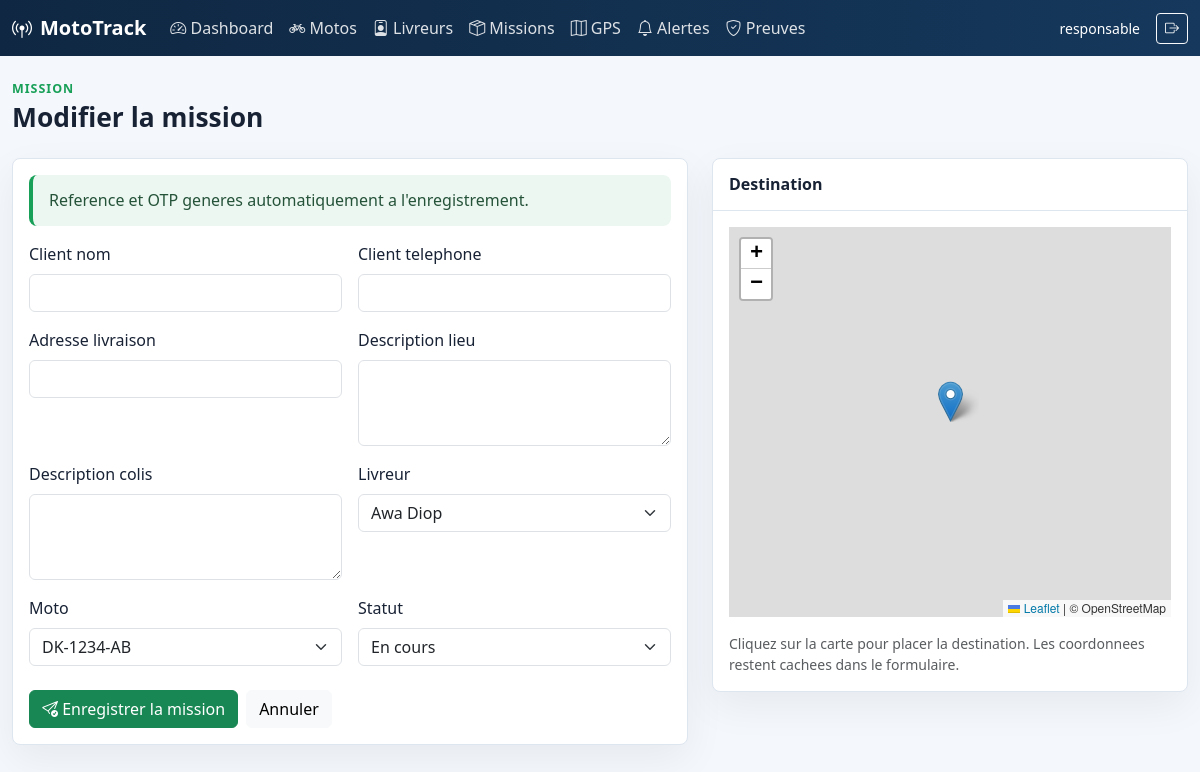
The page /missions/1/modifier/ (signed in) on the database its author committed.
### parc/models.py (models this page shows, shortened)
class Mission(models.Model):
    STATUT_CHOICES = [
        ("planifiee", "Planifiee"),
        ("en_cours", "En cours"),
        ("terminee", "Terminee"),
        ("annulee", "Annulee"),
    ]
    reference = models.CharField(max_length=50, unique=True, blank=True)
    client_nom = models.CharField(max_length=150, default="")
    client_telephone = models.CharField(max_length=30, default="")
    adresse_livraison = models.CharField(max_length=255, default="")
    description_lieu = models.TextField(blank=True)
    description_colis = models.TextField(blank=True)
    latitude_destination = models.FloatField(blank=True, null=True)
    longitude_destination = models.FloatField(blank=True, null=True)
    otp_code = models.CharField(max_length=6, blank=True)
    livreur = models.ForeignKey(Livreur, on_delete=models.PROTECT, related_name="missions")
    moto = models.ForeignKey(Moto, on_delete=models.PROTECT, related_name="missions")
    statut = models.CharField(max_length=20, choices=STATUT_CHOICES, default="planifiee")
    date_creation = models.DateTimeField(auto_now_add=True)
    date_depart = models.DateTimeField(blank=True, null=True)
    date_fin = models.DateTimeField(blank=True, null=True)
    class Meta:
        ordering = ["-date_creation"]

### parc/views.py (the view, shortened to what this page needs)
# urls.py: path("missions/<int:pk>/modifier/", views.mission_update, name="mission_update"),
@responsable_required
def mission_update(request, pk):
    mission = get_object_or_404(Mission, pk=pk)
    form = MissionForm(request.POST or None, instance=mission)
    return render(request, "parc/mission_form.html", {"form": form, "title": "Modifier la mission", "mission": mission})

### parc/forms.py
class MissionForm(BootstrapFormMixin, forms.ModelForm):
    class Meta:
        model = Mission
        fields = [
            "client_nom",
            "client_telephone",
            "adresse_livraison",
            "description_lieu",
            "description_colis",
            "latitude_destination",
            "longitude_destination",
            "livreur",
            "moto",
            "statut",
        ]
        widgets = {
            "latitude_destination": forms.HiddenInput(),
            "longitude_destination": forms.HiddenInput(),
            "description_lieu": forms.Textarea(attrs={"rows": 3}),
            "description_colis": forms.Textarea(attrs={"rows": 3}),
        }

### parc/models.py (called while the page is built)
    def __str__(self):
        return f"{self.prenom} {self.nom}"

    def __str__(self):
        return self.immatriculation

### parc/views.py (called while the page is built)
def responsable_required(view_func):
    @wraps(view_func)
    @login_required
    def wrapper(request, *args, **kwargs):
        if request.user.is_staff or request.user.is_superuser:
            return view_func(request, *args, **kwargs)
        if hasattr(request.user, "profil_livreur"):
            return redirect("livreur_dashboard")
        messages.error(request, "Votre compte n'a pas acces a l'espace responsable.")
        return redirect("login")
    return wrapper

### templates/parc/mission_form.html (shortened to what this page needs)
{% extends "base.html" %}
{% block content %}
<div class="page-heading">
    <div>
        <p class="eyebrow">Mission</p>
        <h1>{{ title }}</h1>
    </div>
</div>
<div class="row g-4">
    <div class="col-lg-7">
        <div class="panel form-panel">
            <div class="soft-note mb-3">
                Reference et OTP generes automatiquement a l'enregistrement.
            </div>
            <form method="post">
                <div class="row g-3">
                    {% for field in form %}
                        {% if field.is_hidden %}
                            {{ field }}
                        {% else %}
                            <div class="col-md-6">
                                <label class="form-label" for="{{ field.id_for_label }}">{{ field.label }}</label>
                                {{ field }}
                            </div>
                        {% endif %}
                    {% endfor %}
                </div>
                <div class="mt-4 d-flex gap-2">
                    <button class="btn btn-success" type="submit"><i class="bi bi-send-check"></i> Enregistrer la mission</button>
                    <a class="btn btn-light" href="{% url 'mission_list' %}">Annuler</a>
                </div>
            </form>
        </div>
    </div>
    <div class="col-lg-5">
        <div class="panel">
            <div class="panel-header"><h2>Destination</h2></div>
            <div id="destination-map" class="map-form"></div>
            <p class="small text-muted mt-3 mb-0">Cliquez sur la carte pour placer la destination. Les coordonnees restent cachees dans le formulaire.</p>
        </div>
    </div>
</div>
{% endblock %}

### templates/base.html (shortened to what this page needs)
{% load static %}
<!doctype html>
<html lang="fr">
<head>
    <link href="https://cdn.jsdelivr.net/npm/bootstrap@5.3.3/dist/css/bootstrap.min.css" rel="stylesheet">
    <link href="https://cdn.jsdelivr.net/npm/bootstrap-icons@1.11.3/font/bootstrap-icons.css" rel="stylesheet">
    <link rel="stylesheet" href="https://unpkg.com/leaflet@1.9.4/dist/leaflet.css">
    <link rel="stylesheet" href="{% static 'css/mototrack.css' %}">
</head>
<body>
{% if user.is_authenticated %}
<nav class="navbar navbar-expand-lg app-navbar">
    <div class="container-fluid">
        <a class="navbar-brand fw-bold" href="{% url 'dashboard' %}">
            <i class="bi bi-broadcast-pin me-2"></i>MotoTrack
        </a>
        <div class="collapse navbar-collapse" id="navbarNav">
            <ul class="navbar-nav me-auto">
                {% if user.is_staff or user.is_superuser %}
                    <li class="nav-item"><a class="nav-link" href="{% url 'dashboard' %}"><i class="bi bi-speedometer2"></i> Dashboard</a></li>
                    <li class="nav-item"><a class="nav-link" href="{% url 'moto_list' %}"><i class="bi bi-bicycle"></i> Motos</a></li>
                    <li class="nav-item"><a class="nav-link" href="{% url 'livreur_list' %}"><i class="bi bi-person-badge"></i> Livreurs</a></li>
                    <li class="nav-item"><a class="nav-link" href="{% url 'mission_list' %}"><i class="bi bi-box-seam"></i> Missions</a></li>
                    <li class="nav-item"><a class="nav-link" href="{% url 'carte_gps' %}"><i class="bi bi-map"></i> GPS</a></li>
                    <li class="nav-item"><a class="nav-link" href="{% url 'alerte_list' %}"><i class="bi bi-bell"></i> Alertes</a></li>
                    <li class="nav-item"><a class="nav-link" href="{% url 'preuve_list' %}"><i class="bi bi-shield-check"></i> Preuves</a></li>
                {% else %}
                    <li class="nav-item"><a class="nav-link" href="{% url 'livreur_dashboard' %}"><i class="bi bi-phone"></i> Mes missions</a></li>
                {% endif %}
            </ul>
            <span class="navbar-text me-3 small">{{ user.username }}</span>
            <form method="post" action="{% url 'logout' %}">
                <button class="btn btn-outline-light btn-sm" type="submit"><i class="bi bi-box-arrow-right"></i></button>
            </form>
        </div>
    </div>
</nav>
{% endif %}
<main class="container-fluid app-shell py-4">
    {% block content %}{% endblock %}
</main>
</body>
</html>

### static/css/mototrack.css (style rules this page uses)
:root { --navy: #0f2742; --navy-2: #15385c; --green: #18a058; --orange: #f59e0b; --bg: #f4f7fb; --line: #dde5ef; }
body { background: var(--bg); color: #182235; }
.app-navbar { background: linear-gradient(90deg, var(--navy), var(--navy-2)); }
.app-navbar .navbar-brand, .app-navbar .nav-link, .app-navbar .navbar-text { color: #fff; }
.app-navbar .nav-link { opacity: .86; }
.app-shell { max-width: 1440px; }
.page-heading { align-items: center; display: flex; justify-content: space-between; gap: 1rem; margin-bottom: 1.5rem; }
.page-heading h1 { font-size: 1.65rem; font-weight: 800; margin: 0; }
.eyebrow { color: var(--green); font-size: .78rem; font-weight: 800; letter-spacing: .08em; margin: 0 0 .2rem; text-transform: uppercase; }
.panel, .stat-card, .login-panel { background: #fff; border: 1px solid var(--line); border-radius: 8px; box-shadow: 0 14px 40px rgba(15, 39, 66, .06); }
.panel { padding: 1rem; }
.panel-header { border-bottom: 1px solid var(--line); margin: -1rem -1rem 1rem; padding: 1rem; }
.panel-header h2 { font-size: 1rem; font-weight: 800; margin: 0; }
.map-form { height: 390px; }
.soft-note { background: #edf7f1; border-left: 4px solid var(--green); border-radius: 8px; color: #25533a; padding: .85rem 1rem; }

### rows shown on the page
Mission: form "Awa Diop" "DK-1234-AB" "En cours"

### other values the page prints
{{ user.username }} "responsable"
{{ title }} "Modifier la mission"
{{ field.label }} "Client nom" "Client telephone" "Adresse livraison" "Description lieu" "Description colis" "Livreur" "Moto" "Statut"
